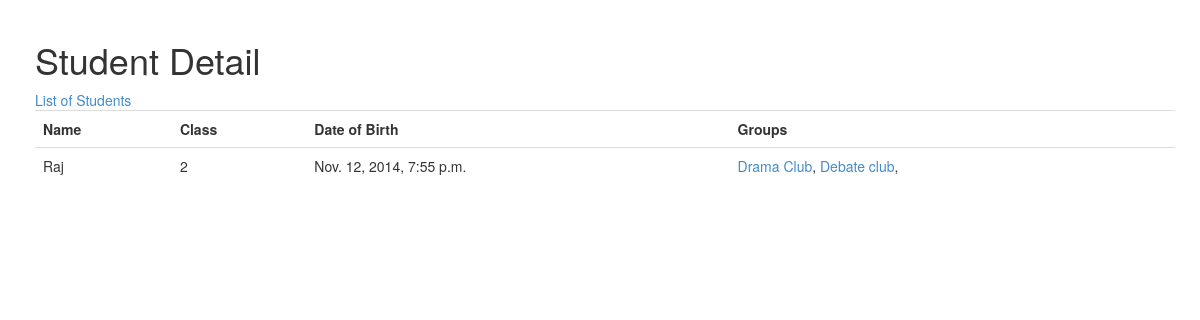
/students/2/, run on the app's committed database.
### students/models.py (models this page shows, shortened)
class Student(models.Model):
    name = models.CharField(max_length=200)
    date_of_birth = models.DateTimeField()
    student_class = models.IntegerField('Class')

class Group(models.Model):
    students = models.ManyToManyField(Student)
    name = models.CharField(max_length=200)

### students/views.py (the view)
# urls.py: url(r'^(?P<student_id>\d+)/$', views.detail, name='detail'),
def detail(request, student_id):
    student = get_object_or_404(Student, pk=student_id)
    return render(request, 'students/detail.html', {'student': student})

### students/templates/students/detail.html (shortened to what this page needs)
{% load staticfiles %}
<link rel="stylesheet" type="text/css" href="{% static 'students/bootstrap.min.css' %}" />
<div class = 'container'>
	<h1>Student Detail</h1>
<a href = '{% url 'students:index' %}'>List of Students</a>
	<table class = 'table'>
		<tr>
			<th>Name</th>
			<th>Class</th>
			<th>Date of Birth</th>
			<th>Groups</th>
		</tr>
		<tr>
			<td>
				{{ student.name }}
			</td>
			<td>{{ student.student_class }}</td>
			<td>{{ student.date_of_birth }}</td>
			<td>
				{% for group in student.group_set.all %}
				<a href="{% url 'students:group_detail' group.id %}">{{ group.name }}</a>,
				{% endfor %}
			</td>
		</tr>
	</table>
</div>

### students/templates/students/detail.html (style rules this page uses)
.container { margin: 20px; }
table { font-size: 14px; }

### data on the page
Student: name "Raj", student_class "2", date_of_birth "Nov. 12, 2014, 7:55 p.m."
Group: name "Drama Club"
Group: name "Debate club"
